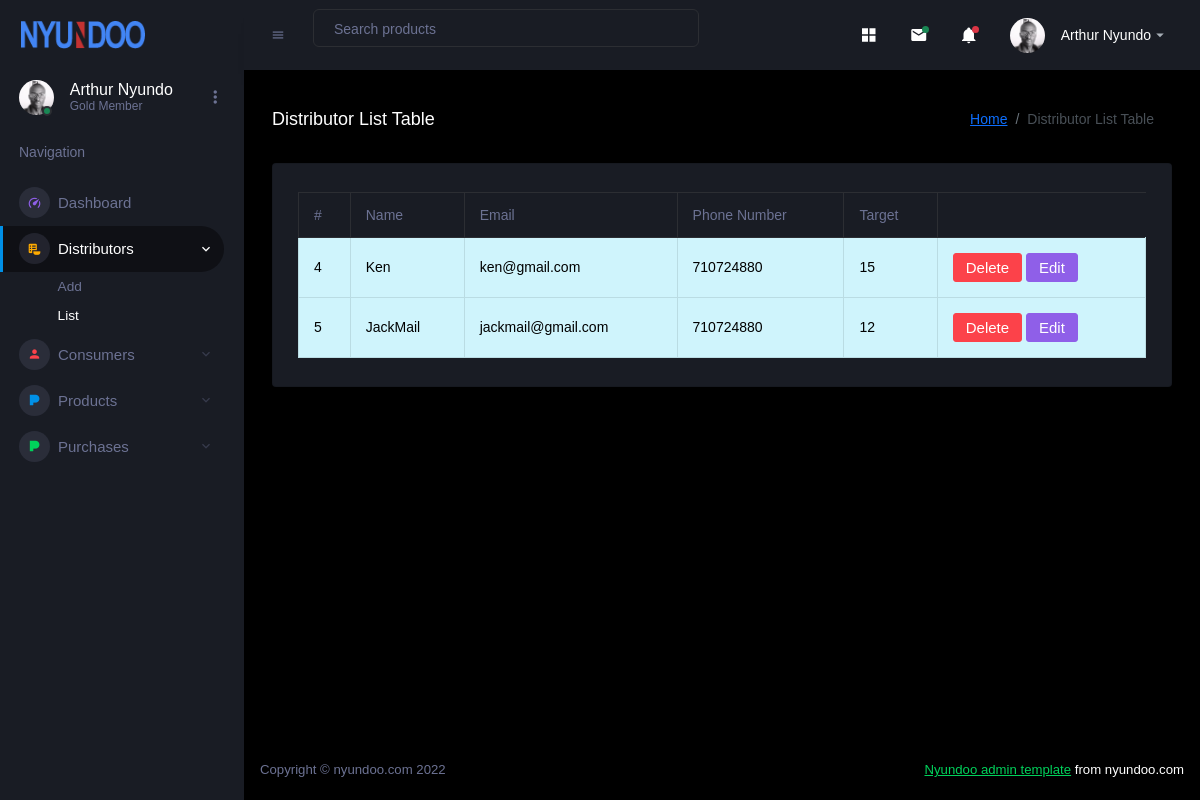
Page /list_distributor.php on the committed database.
### tables this page shows
CREATE TABLE `distributors` (
  `id` int(11) NOT NULL,
  `name` varchar(54) NOT NULL,
  `email` varchar(54) NOT NULL,
  `phone_number` int(15) NOT NULL,
  `target` int(11) NOT NULL
);

### list_distributor.php (the view)
<?php
include './template/header.php';
include './template/sidebar.php';
include './template/menu.php';
include "./config.php";
$sql = "SELECT * FROM distributors";
$result = $conn->query($sql);
?>
<div class="content-wrapper">
            <div class="page-header">
              <h3 class="page-title"> Distributor List Table </h3>
              <nav aria-label="breadcrumb">
                <ol class="breadcrumb">
                  <li class="breadcrumb-item"><a href="/">Home</a></li>
                  <li class="breadcrumb-item active" aria-current="page">Distributor List Table</li>
                </ol>
              </nav>
            </div>
            <div class="row">
              <div class="col-lg-12 stretch-card">
                <div class="card">
                  <div class="card-body">
                    <div class="table-responsive">
                      <table class="table table-bordered table-contextual">
                        <thead>
                          <tr>
                            <th> # </th>
                            <th> Name </th>
                            <th> Email </th>
                            <th> Phone Number </th>
                            <th> Target </th>
                          </tr>
                        </thead>
                        <tbody>
                        <?php
if ($result->num_rows > 0) {
    while ($row = $result->fetch_assoc()) {
?>
                          <tr class="table-info">
                            <td> <?php echo $row['id']; ?> </td>
                            <td> <?php echo $row['name']; ?> </td>
                            <td> <?php echo $row['email']; ?> </td>
                            <td> <?php echo $row['phone_number']; ?> </td>
                            <td> <?php echo $row['target']; ?> </td>
                            <td><a class="btn btn-danger" href="delete_distributor.php?id=<?php echo $row['id']; ?>">Delete</a>&nbsp;<a class="btn btn-info" href="update_distributor.php?id=<?php echo $row['id']; ?>">Edit</a></td>
                          </tr>
                          <?php       }
}
?>
                        </tbody>
                      </table>
                    </div>
                  </div>
                </div>
              </div>
            </div>
          </div>
          <?php
        include './template/footer.php';
        ?>

### rows in the picture
distributors: id "4", name "Ken", email "ken@gmail.com", phone_number "710724880", target "15"
distributors: id "5", name "JackMail", email "jackmail@gmail.com", phone_number "710724880", target "12"
